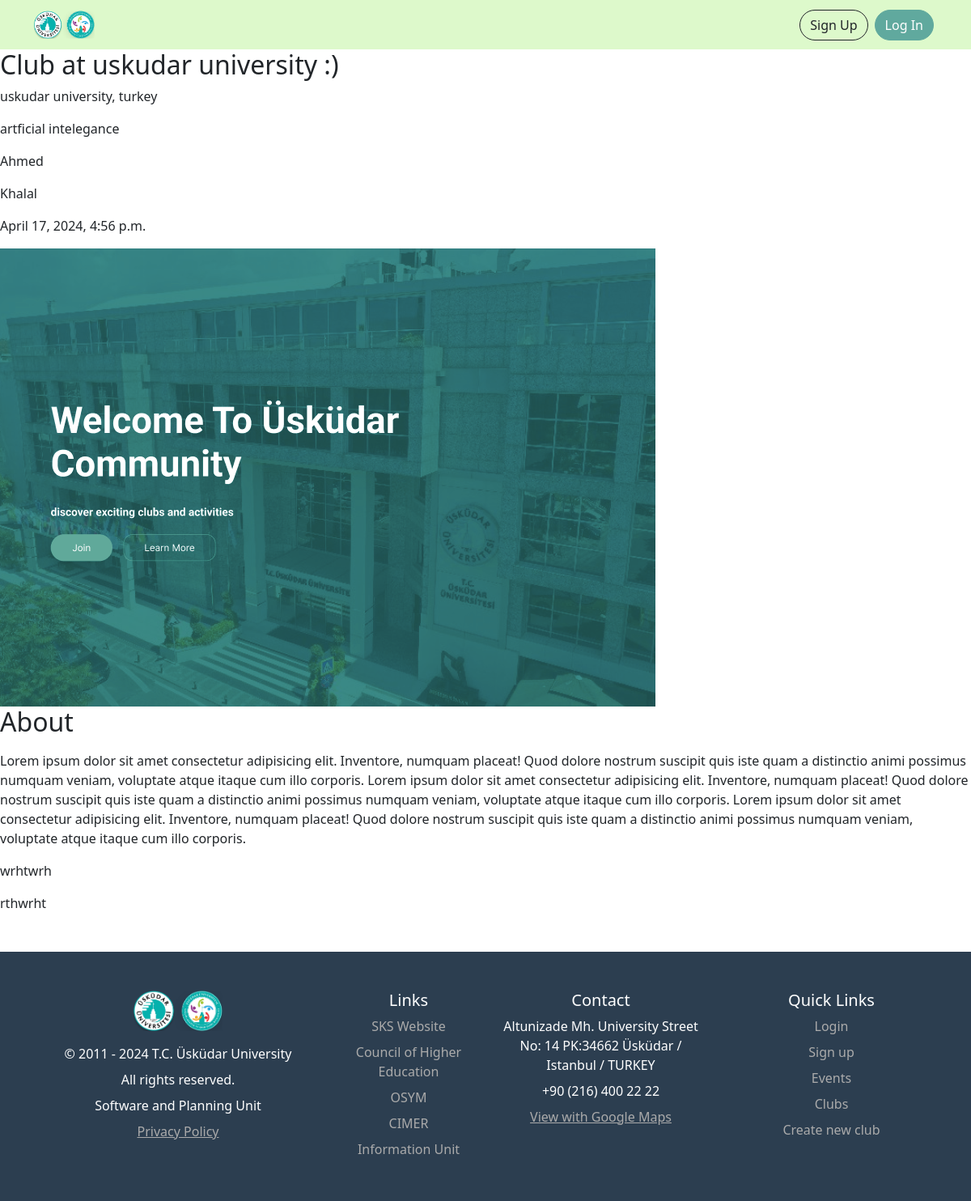
The app's page /events/1/ with its own data.
### club_pages/models.py (models this page shows, shortened)
class Event(models.Model):
    title = models.CharField(max_length=255)
    club = models.CharField(max_length=70)
    event_image = models.ImageField(upload_to="event_images", default="club-pic.jpeg", blank=True)
    date = models.DateTimeField(null=True)
    location = models.CharField(max_length=40)
    first_name = models.CharField(max_length=20)
    last_name = models.CharField(max_length=20)
    description = models.CharField(null=True, max_length=200, validators=[validate_length])
    body = RichTextField()
    rule = RichTextField(null=True)
    faq = RichTextField(null=True)
    author = models.ForeignKey(
        settings.AUTH_USER_MODEL,
        on_delete=models.CASCADE,
    )

### club_pages/views.py (the view)
# urls.py: path("events/<int:pk>/", EventDetailView.as_view(), name="event_detail"),
class EventDetailView(DetailView):
    model = Event
    template_name = "event_detail.html"

### templates/event_detail.html
{% extends "base.html"%}
{% block content %}
<div class="post-entry">
  <h2>{{event.title}}</h2>
  <p>{{event.location}}</p>
  <p>{{event.club}}</p>
  <p>{{event.first_name}}</p>
  <p>{{event.last_name}}</p>
  <p>{{event.date}}</p>
  <img src="{{event.event_image.url}}" alt="">
  <h2>About</h2>
  <p>{{event.body|safe}}</p>
  <p>{{event.rule|safe}}</p>
  <p>{{event.faq|safe}}</p>
</div>
{% endblock content%}

### records on screen
Event: title "Club at uskudar university :)", location "uskudar university, turkey", club "artficial intelegance", first_name "Ahmed", last_name "Khalal", date "April 17, 2024, 4:56 p.m.", event_image (picture), body "Lorem ipsum dolor sit amet consectetur adipisicing elit. Inventore, numquam placeat! Quod dolore nostrum suscipit quis iste quam a distinctio animi possimus numquam veniam, voluptate atque itaque cum illo corporis. Lorem ipsum dolor sit amet consectetur adipisicing elit. Inventore, numquam placeat! Quod dolore nostrum suscipit quis iste quam a distinctio animi possimus numquam veniam, voluptate atque itaque cum illo corporis. Lorem ipsum dolor sit amet consectetur adipisicing elit. Inventore, numquam placeat! Quod dolore nostrum suscipit quis iste quam a distinctio animi possimus numquam veniam, voluptate atque itaque cum illo corporis.", rule "wrhtwrh", faq "rthwrht"
